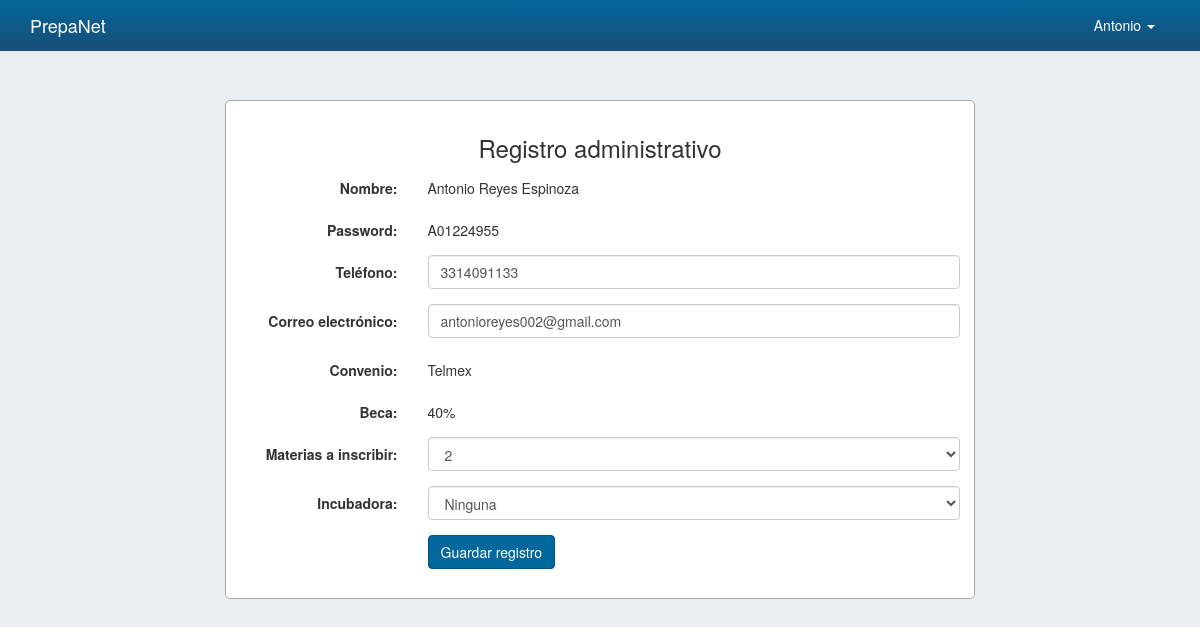
The page /registro.php (signed in) on the database as committed earlier.
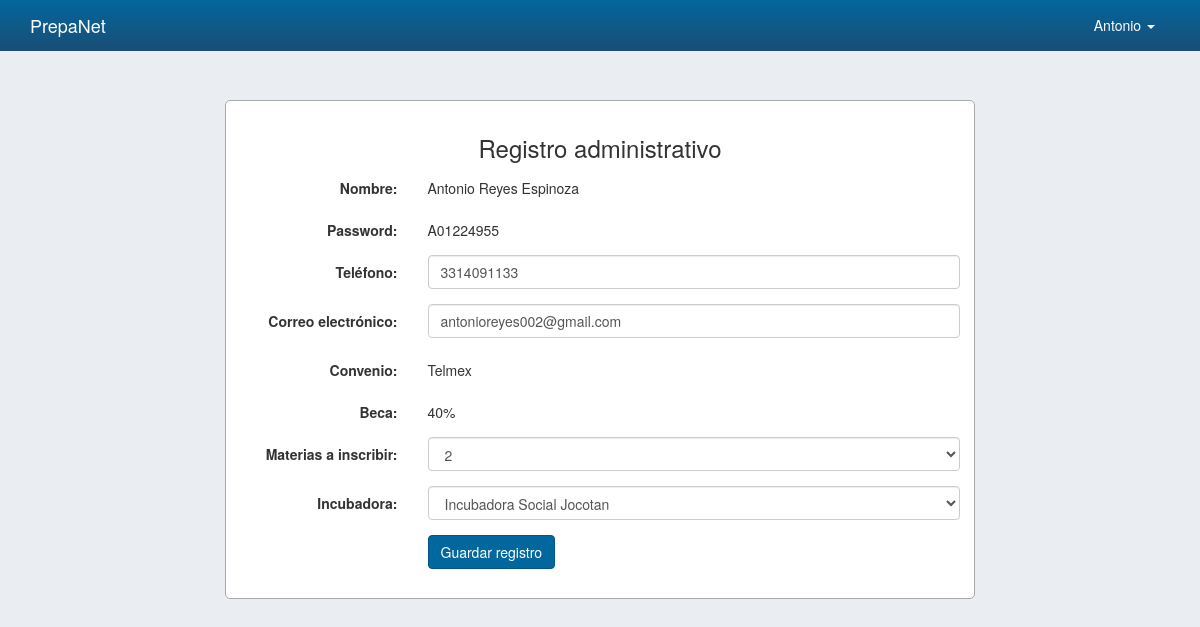
The same page on the database as committed later.
### tables this page shows
CREATE TABLE IF NOT EXISTS `Alumno` (
  `Matricula` varchar(9) NOT NULL DEFAULT '',
  `Nombre` varchar(25) DEFAULT NULL,
  `ApellidoP` varchar(15) DEFAULT NULL,
  `ApellidoM` varchar(15) DEFAULT NULL,
  `Telefono` varchar(15) NOT NULL,
  `PBeca` int(11) DEFAULT NULL,
  `Convenio` varchar(35) DEFAULT NULL,
  `Mail` varchar(50) NOT NULL,
  `Password` varchar(32) DEFAULT NULL,
  `Incubadora` varchar(50) DEFAULT NULL,
  PRIMARY KEY (`Matricula`)
);

### driver.php (called while the page is built, shortened)
<?php
	function conectar(){
		$con=mysqli_connect("localhost","root","","prepanet2");
	  	mysqli_set_charset($con, "utf8");
	  	return $con;
	}
	function getDatosRegistro(){
		$con = conectar();
		if($result = mysqli_query($con,"SELECT * FROM Alumno where Matricula = '".$_SESSION["user"]."';")){
			if(mysqli_num_rows($result) === 1){
				return $result->fetch_array(MYSQLI_ASSOC);
			}
		}
	}
?>

### DOMElements/view.php (the view, shortened to what this page needs)
<?php
	include "driver.php";
	function printTopbar(){
		print '
			<div class="navbar navbar-inverse navbar-fixed-top">
				<div class="container">
					<div class="navbar-header">
						<button type="button" class="navbar-toggle" data-toggle="collapse" data-target=".navbar-collapse">
							<span class="icon-bar"></span>
							<span class="icon-bar"></span>
							<span class="icon-bar"></span>
						</button>
						<a class="navbar-brand" href="index.php">PrepaNet</a>
					</div>
					<div class="collapse navbar-collapse">';
						if($_SESSION["type"] == "admin" || $_SESSION["type"] == "student")
		                print '<ul class="nav navbar-nav navbar-right">
		  					<li class="dropdown">
		                        <a href="#" class="dropdown-toggle" data-toggle="dropdown"> '. $_SESSION["name"] .' <b class="caret"></b></a>
		                        <ul class="dropdown-menu">
		                        	<li><a href="password.php">Cambiar contraseña</a></li>
		                        	<li class="divider"></li>
		                            <li><a href="logout.php">Cerrar sesión</a></li>
		                        </ul>
		                    </li>
						</ul>';
						print '
					</div>
				</div>
			</div>
		';
	}
	function getFormRegistro(){
		$row = getDatosRegistro();
		print '
		<form class="form-horizontal" role="form" action="SeleccionMaterias.php" method="get">
		  	<div class="form-group">
		    	<label for="name" class="col-md-3 control-label">Nombre:</label>
		    	<div class="col-md-9">
		      		<p class="form-control-static">'.$row["Nombre"].' '. $row["ApellidoP"].' '.$row["ApellidoM"].'</p>
		    	</div>
		  	</div>
		  	<div class="form-group">
			    <label for="studentNumber" class="col-md-3 control-label">Password:</label>
			    <div class="col-md-9">
			    	<p class="form-control-static">'.$row["Matricula"].'</p>
			    </div>
			</div>
			<div class="form-group">
			    <label for="phone" class="col-md-3 control-label">Teléfono:</label>
			    <div class="col-md-9">
			    	<input type="text" name="phone" class="form-control" id="phone" value="'.$row["Telefono"].'" placeholder="(33) 4455-66-77">
			    </div>
			</div>
			<div class="form-group">
			    <label for="email" class="col-md-3 control-label">Correo electrónico:</label>
			    <div class="col-md-9">
			    	<input type="text" name="email" class="form-control" id="email" value="'.$row["Mail"].'" placeholder="usuario@ejemplo.com">
			    </div>
			</div>
			<div class="form-group">
			    <label for="convenio" class="col-md-3 control-label">Convenio:</label>
			    <div class="col-md-9">
			    	<p class="form-control-static">'.$row["Convenio"].'</p>
			    </div>
			</div>
			<div class="form-group">
			    <label for="beca" class="col-md-3 control-label">Beca:</label>
			    <div class="col-md-9">
			    	<p class="form-control-static">'.$row["PBeca"].'%</p>
			    </div>
			</div>
			<div class="form-group">
			    <label for="materias" class="col-md-3 control-label">Materias a inscribir:</label>
			    <div class="col-md-9">
			    	<select class="form-control" name="num">
						<option value="2" >2</option>
						<option value="3" >3</option>
						<option value="4" >4</option>
						<option value="5" >5</option>
						<option value="6" >6</option>
					</select>
			    </div>
			</div>
			<div class="form-group">
			    <label for="incubadora" class="col-md-3 control-label">Incubadora:</label>
			    <div class="col-md-9">
			    	<select class="form-control" name="incubadora">
						<option value="Incubadora Social Laureles" ';
						if($row["Incubadora"] === "Incubadora Social Laureles"){ print 'selected="selected"'; }
						print '>Incubadora Social Laureles</option>
						<option value="Incubadora Social Sauz" ';
						if($row["Incubadora"] === "Incubadora Social Sauz"){ print 'selected="selected"'; }
						print '>Incubadora Social Sauz</option>
						<option value="Incubadora Social Jocotan" ';
						if($row["Incubadora"] === "Incubadora Social Jocotan"){ print 'selected="selected"'; }
						print '>Incubadora Social Jocotan</option>
						<option value="Desconozco su ubicación" ';
						print '>Desconozco su ubicación</option>
						<option value="Ninguna" ';
						if($row["Incubadora"] === "Ninguna"){ print 'selected="selected"'; }
						print '>Ninguna</option>
					</select>
			    </div>
			</div>
			<div class="form-group">
				<div class="col-md-offset-3 col-md-9">
			    	<button class="btn btn-primary signIn" type="submit">Guardar registro</button>
			    </div>
			</div>
		</form>';
	}
?>

### registro.php (shortened to what this page needs)
<?php
	include "DOMElements/view.php";
?>
<!DOCTYPE html>
<html lang="es">
<head>
	<link href="css/bootstrap.css" rel="stylesheet">
    <link href="css/style.css" rel="stylesheet">
</head>
<body>
	<?php
		printTopbar();
	?>
	<div class="container CScontenedor">
		<div class="row">
			<div class="col-md-offset-2 col-md-8">
				<div class="content">
					<div class="centerText">
						<h3>Registro administrativo</h3>
					</div>
					<?php
						getFormRegistro();
					?>
				</div>
    		</div>
    	</div>
	</div>
</body>
</html>

### css/style.css (style rules this page uses)
body { background: #eaedf2; background: #eaedf2 url(../img/noisebg.png); -webkit-user-select: none; -moz-user-select: none; -ms-user-select: none; -o-user-select: none; user-select: none; }
div.content { background: #FFF; border: 1px solid #AAA; border-radius: 5px; padding: 1em; }
div.CScontenedor { margin-top:100px; margin-bottom: 50px; }
div.centerText { text-align: center; }

Rows that differ between the two databases and show on the page:
changed alumno "Antonio": incubadora "Ninguna" → "Incubadora Social Jocotan"
